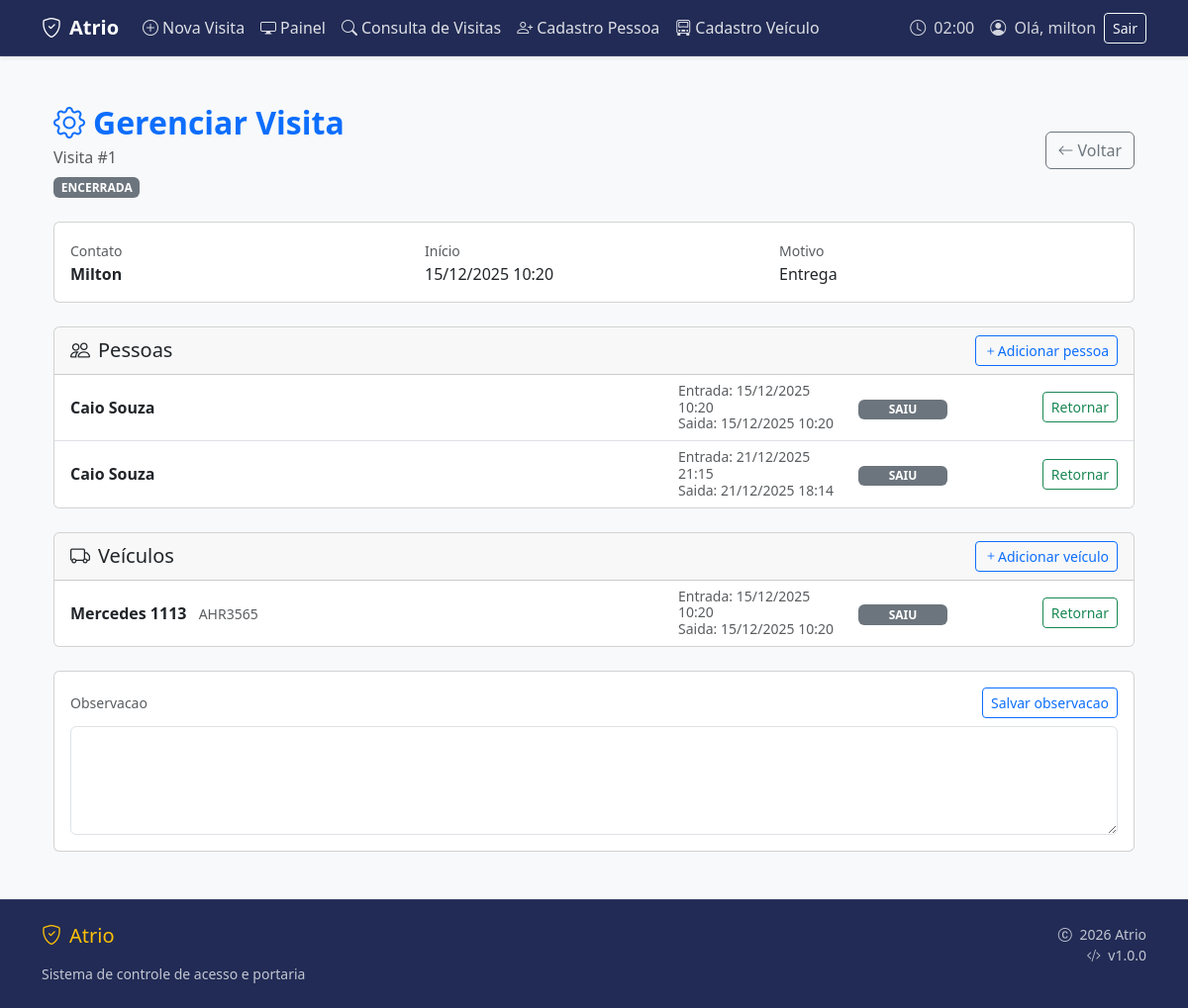
Screenshot of /visitas/1/ (signed in) with the database file from the repository.
### apps/visitas/models.py (models this page shows, shortened)
class GrupoVisita(models.Model):
    criado_por = models.ForeignKey(
        settings.AUTH_USER_MODEL,
        on_delete=models.SET_NULL,
        null=True,
        blank=True,
        related_name="visitas_criadas"
    )
    data_entrada = models.DateTimeField(auto_now_add=True)
    data_saida = models.DateTimeField(blank=True, null=True)
    autorizado_por = models.CharField(max_length=200, blank=True, null=True)
    motivo = models.CharField(max_length=200, blank=True, null=True)
    observacao = models.TextField(blank=True, null=True)

class VisitaPessoa(models.Model):
    grupo = models.ForeignKey(
        GrupoVisita,
        on_delete=models.CASCADE,
        related_name="pessoas"
    )
    pessoa = models.ForeignKey(
        "pessoas.Pessoa",
        on_delete=models.CASCADE
    )
    data_entrada = models.DateTimeField(auto_now_add=True)
    data_saida = models.DateTimeField(blank=True, null=True)

class VisitaVeiculo(models.Model):
    grupo = models.ForeignKey(
        GrupoVisita,
        on_delete=models.CASCADE,
        related_name="veiculos"
    )
    veiculo = models.ForeignKey(
        "veiculos.Veiculo",
        on_delete=models.CASCADE
    )
    data_entrada = models.DateTimeField(auto_now_add=True)
    data_saida = models.DateTimeField(blank=True, null=True)

### apps/pessoas/models.py (models this page shows, shortened)
class Pessoa(models.Model):
    TIPO_CHOICES = [
        ("visitante", "Visitante"),
        ("funcionario", "Funcionário"),
        ("motorista", "Motorista"),
    ]
    nome = models.CharField(max_length=200)
    empresa = models.CharField(max_length=200, blank=True, null=True)
    tipo = models.CharField(max_length=20, choices=TIPO_CHOICES, blank=True, null=True)
    observacao = models.TextField(blank=True, null=True)
    criado_em = models.DateTimeField(auto_now_add=True)
    class Meta:
        app_label = "pessoas"

### apps/veiculos/models.py (models this page shows, shortened)
class Veiculo(models.Model):
    placa = models.CharField(max_length=7, unique=True)
    modelo = models.CharField(max_length=100, blank=True, null=True)
    cor = models.CharField(max_length=50, blank=True, null=True)
    empresa = models.CharField(max_length=200, blank=True, null=True)
    tipo = models.CharField(max_length=50, blank=True, null=True)
    observacao = models.TextField(blank=True, null=True)
    criado_em = models.DateTimeField(auto_now_add=True)
    class Meta:
        app_label = "veiculos"

### apps/ui/views.py (the view)
# urls.py: path('visitas/<int:id>/', views.gerenciar_visita, name='gerenciar_visita'),
@login_required
def gerenciar_visita(request, id):
    visita = get_object_or_404(GrupoVisita, pk=id)
    pessoas = VisitaPessoa.objects.filter(grupo=visita).select_related("pessoa")
    veiculos = VisitaVeiculo.objects.filter(grupo=visita).select_related("veiculo")
    return render(request, "ui/gerenciar_visita.html", {
        "visita": visita,
        "pessoas": pessoas,
        "veiculos": veiculos,
    })

### apps/ui/templates/ui/gerenciar_visita.html (shortened to what this page needs)
{% extends "ui/base.html" %}
{% load static %}
{% block content %}
<div class="container-fluid py-4">
  <div class="d-flex justify-content-between align-items-center mb-4">
    <div>
      <h2 class="fw-bold text-primary mb-1">
        <i class="bi bi-gear me-2"></i>Gerenciar Visita
      </h2>
      <p class="text-muted mb-0">
        Visita #{{ visita.id }}
      </p>
      {% if visita.data_saida %}
        <span class="badge bg-secondary mt-2">ENCERRADA</span>
      {% else %}
        <span class="badge bg-success mt-2">ABERTA</span>
      {% endif %}
    </div>
    <div class="d-flex gap-2">
      <a href="{% url 'ui:visitas' %}" class="btn btn-outline-secondary" id="btnVoltarVisitas" data-default-url="{% url 'ui:visitas' %}">
        <i class="bi bi-arrow-left me-1"></i>Voltar
      </a>
    </div>
  </div>
  <div class="card mb-4">
    <div class="card-body">
      <div class="row g-3">
        <div class="col-md-4">
          <small class="text-muted">Contato</small>
          <div class="fw-semibold">{{ visita.autorizado_por }}</div>
        </div>
        <div class="col-md-4">
          <small class="text-muted">Início</small>
          <div>{{ visita.data_entrada|date:"d/m/Y H:i" }}</div>
        </div>
        <div class="col-md-4">
          <small class="text-muted">Motivo</small>
          <div>{{ visita.motivo|default:"-" }}</div>
        </div>
      </div>
    </div>
  </div>
  <div class="card mb-4">
    <div class="card-header d-flex justify-content-between align-items-center">
      <h5 class="mb-0">
        <i class="bi bi-people me-2"></i>Pessoas
      </h5>
      <button
        id="btnAddPessoaGerenciar"
        class="btn btn-sm btn-outline-primary"
        onclick="mostrarBuscaPessoa()">
        <i class="bi bi-plus"></i>Adicionar pessoa
      </button>
    </div>
    <ul class="list-group list-group-flush">
      {% for p in pessoas %}
        <li class="list-group-item">
          <div class="linha-visita">
            <div class="col-nome">
              <strong>{{ p.pessoa.nome }}</strong>
            </div>
            <div class="col-datas text-muted small">
              <div>Entrada: {{ p.data_entrada|date:"d/m/Y H:i" }}</div>
              <div>Saida: {{ p.data_saida|date:"d/m/Y H:i"|default:"-" }}</div>
            </div>
            <div class="col-status">
              {% if p.data_saida %}
                <span class="badge bg-secondary status-badge">SAIU</span>
              {% else %}
                <span class="badge bg-success status-badge">DENTRO</span>
              {% endif %}
            </div>
            <div class="col-acao">
              {% if p.data_saida %}
                <button class="btn btn-sm btn-outline-success"
                        onclick="registrarEntradaPessoa({{ p.id }})">
                  Retornar
                </button>
              {% else %}
                <button class="btn btn-sm btn-outline-danger"
                        onclick="registrarSaidaPessoa({{ p.id }})">
                  Registrar saída
                </button>
              {% endif %}
            </div>
          </div>
        </li>
      {% endfor %}
    </ul>
  </div>
  <div class="card">
    <div class="card-header d-flex justify-content-between align-items-center">
      <h5 class="mb-0">
        <i class="bi bi-truck me-2"></i>Veículos
      </h5>
      <button
        id="btnAddVeiculoGerenciar"
        class="btn btn-sm btn-outline-primary"
        onclick="mostrarBuscaVeiculo()">
        <i class="bi bi-plus"></i>Adicionar veículo
      </button>
    </div>
    <ul class="list-group list-group-flush">
      {% for v in veiculos %}
        <li class="list-group-item">
          <div class="linha-visita">
            <div class="col-nome">
              <strong>{{ v.veiculo.placa }}</strong>
              <small class="text-muted ms-2">{{ v.veiculo.modelo }}</small>
            </div>
            <div class="col-datas text-muted small">
              <div>Entrada: {{ v.data_entrada|date:"d/m/Y H:i" }}</div>
              <div>Saida: {{ v.data_saida|date:"d/m/Y H:i"|default:"-" }}</div>
            </div>
            <div class="col-status">
              {% if v.data_saida %}
                <span class="badge bg-secondary status-badge">SAIU</span>
              {% else %}
                <span class="badge bg-success status-badge">DENTRO</span>
              {% endif %}
            </div>
            <div class="col-acao">
              {% if v.data_saida %}
                <button class="btn btn-sm btn-outline-success"
                        onclick="registrarEntradaVeiculo({{ v.id }})">
                  Retornar
                </button>
              {% else %}
                <button class="btn btn-sm btn-outline-danger"
                        onclick="registrarSaidaVeiculo({{ v.id }})">
                  Registrar saída
                </button>
              {% endif %}
            </div>
          </div>
        </li>
      {% endfor %}
    </ul>
  </div>
  <div class="card mt-4">
    <div class="card-body">
      <div class="d-flex justify-content-between align-items-center mb-2">
        <small class="text-muted">Observacao</small>
        <button class="btn btn-sm btn-outline-primary" id="btnSalvarObservacao">
          Salvar observacao
        </button>
      </div>
      <textarea id="observacaoInput" class="form-control" rows="4">{{ visita.observacao|default:"" }}</textarea>
    </div>
  </div>
</div>
{% endblock %}

### apps/ui/templates/ui/base.html (shortened to what this page needs)
{% load static %}
<!DOCTYPE html>
<html lang="pt-BR">
<head>
  <link href="https://cdn.jsdelivr.net/npm/bootstrap@5.3.3/dist/css/bootstrap.min.css" rel="stylesheet">
  <link href="https://cdn.jsdelivr.net/npm/bootstrap-icons@1.11.3/font/bootstrap-icons.min.css" rel="stylesheet">
  <link rel="stylesheet" href="{% static 'css/estilos.css' %}">
</head>
<body class="d-flex flex-column min-vh-100 bg-light">
<nav class="navbar navbar-expand-lg navbar-dark navbar-custom shadow-sm">
  <div class="container">
    <a class="navbar-brand fw-bold" href="{% url 'ui:painel' %}">
      <i class="bi bi-shield-check me-2"></i>Atrio
    </a>
    <div class="collapse navbar-collapse" id="navbarNav">
      <ul class="navbar-nav me-auto">
        <li class="nav-item">
          <a class="nav-link {% if request.resolver_match.url_name == 'nova_visita' %}active{% endif %}"
             href="{% url 'ui:nova_visita' %}">
            <i class="bi bi-plus-circle me-1"></i>Nova Visita
          </a>
        </li>
        <li class="nav-item">
          <a class="nav-link {% if request.resolver_match.url_name == 'painel' %}active{% endif %}"
             href="{% url 'ui:painel' %}">
            <i class="bi bi-display me-1"></i>Painel
          </a>
        </li>
        <li class="nav-item">
          <a class="nav-link {% if request.resolver_match.url_name == 'visitas' %}active{% endif %}"
             href="{% url 'ui:visitas' %}">
            <i class="bi bi-search me-1"></i>Consulta de Visitas
          </a>
        </li>
        <li class="nav-item">
          <a class="nav-link {% if request.resolver_match.url_name == 'cadastro_pessoa' %}active{% endif %}"
             href="{% url 'ui:cadastro_pessoa' %}">
            <i class="bi bi-person-plus me-1"></i>Cadastro Pessoa
          </a>
        </li>
        <li class="nav-item">
          <a class="nav-link {% if request.resolver_match.url_name == 'cadastro_veiculo' %}active{% endif %}"
             href="{% url 'ui:cadastro_veiculo' %}">
            <i class="bi bi-truck-front me-1"></i>Cadastro Veículo
          </a>
        </li>
      </ul>
      <div class="d-flex align-items-center gap-3">
        <div class="navbar-text d-none d-lg-block">
          <i class="bi bi-clock me-1"></i>
          <span id="currentTime">{{ now|date:"H:i" }}</span>
        </div>
        {% if request.user.is_authenticated %}
          <div class="d-none d-lg-flex align-items-center gap-2">
            <div class="navbar-text">
              <i class="bi bi-person-circle me-1"></i>
              Olá, {{ request.user.get_full_name|default:request.user.username }}
            </div>
            <form method="post" action="{% url 'logout' %}" class="d-inline">
              <button type="submit" class="btn btn-sm btn-outline-light">
                Sair
              </button>
            </form>
          </div>
        {% else %}
          <a class="btn btn-sm btn-outline-light" href="{% url 'login' %}">
            Entrar
          </a>
        {% endif %}
      </div>
    </div>
  </div>
</nav>
<main class="container py-4 flex-grow-1">
  {% block content %}{% endblock %}
</main>
<footer class="footer-custom footer mt-auto text-light py-4">
  <div class="container">
    <div class="row">
      <div class="col-md-6">
        <h5 class="text-warning mb-3">
          <i class="bi bi-shield-check me-2"></i>Atrio
        </h5>
        <p class="small text-light mb-0 opacity-75">
          Sistema de controle de acesso e portaria
        </p>
      </div>
      <div class="col-md-6 text-md-end">
        <p class="small text-light mb-0 opacity-75">
          <i class="bi bi-c-circle me-1"></i> {% now "Y" %} Atrio
        </p>
        <p class="small text-light opacity-75 mb-0">
          <i class="bi bi-code-slash me-1"></i> v1.0.0
        </p>
      </div>
    </div>
  </div>
</footer>
</body>
</html>

### apps/ui/static/css/estilos.css (style rules this page uses)
:root { --info-color: #0dcaf0; --system-online: #198754; --system-offline: #dc3545; --warning-bg: #fff3cd; --warning-border: #ffc107; --critical-bg: #f8d7da; --critical-border: #dc3545; }
.navbar-custom { background-color: #212b55 !important; border-bottom: 1px solid rgba(255, 255, 255, 0.1); }
.footer-custom { background-color: #212b55 !important; border-top: 1px solid rgba(255, 255, 255, 0.1); }
.navbar-custom .nav-link { color: rgba(255, 255, 255, 0.85) !important; transition: all 0.2s ease; }
.navbar-custom .navbar-brand { color: #fff !important; }
.navbar-custom .navbar-text { color: rgba(255, 255, 255, 0.8) !important; }

### apps/ui/templates/ui/gerenciar_visita.html (style rules this page uses)
.linha-visita { display: grid; grid-template-columns: 1fr 170px 90px 160px; align-items: center; column-gap: 12px; }
.col-nome { min-width: 0; white-space: nowrap; overflow: hidden; text-overflow: ellipsis; }
.status-badge { display: inline-block; width: 90px; text-align: center; }
.col-acao { text-align: right; }
.col-datas { line-height: 1.2; }

### rows the page displays
GrupoVisita: id "1", autorizado_por "Milton", data_entrada "15/12/2025 10:20", motivo "Entrega"
VisitaPessoa: pessoa.nome "Caio Souza", data_entrada "15/12/2025 10:20", data_saida "15/12/2025 10:20", shows "SAIU"
VisitaPessoa: pessoa.nome "Caio Souza", data_entrada "21/12/2025 21:15", data_saida "21/12/2025 18:14", shows "SAIU"
VisitaVeiculo: veiculo.placa "Mercedes 1113", veiculo.modelo "AHR3565", data_entrada "15/12/2025 10:20", data_saida "15/12/2025 10:20", shows "SAIU"

### other values shown
{{ request.user.get_full_name|default:request.user.username }} "milton"
